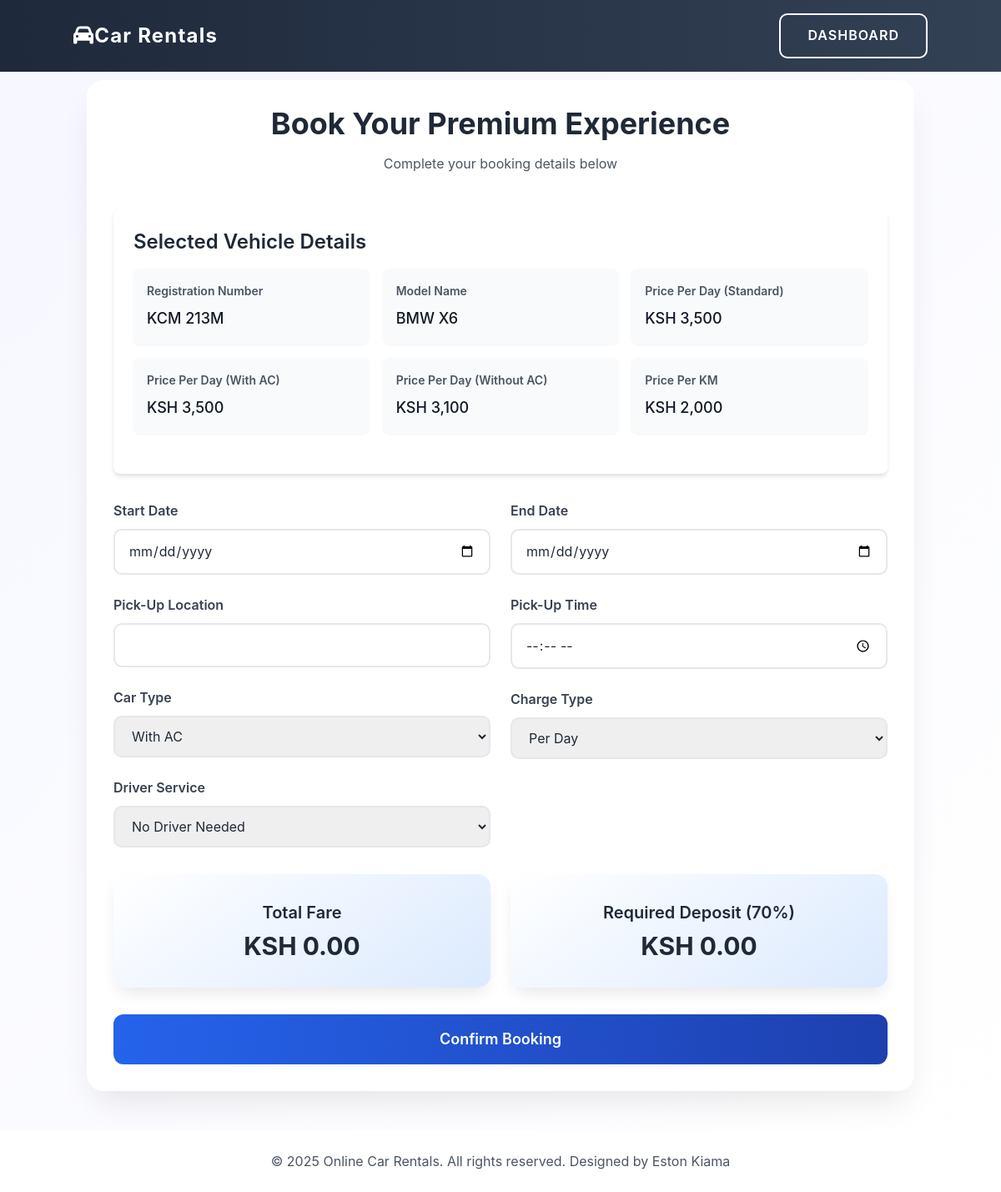
Screenshot of /customer/booking.php?id=2 (signed in) with the database file from the repository.
### tables this page shows
CREATE TABLE `vehicles` (
  `vehicle_id` int(11) NOT NULL,
  `registration_no` varchar(8) NOT NULL,
  `model_name` varchar(100) NOT NULL,
  `description` text NOT NULL,
  `availability_status` enum('Available','Unavailable') NOT NULL,
  `photo` varchar(255) DEFAULT NULL,
  `created_at` timestamp NOT NULL DEFAULT current_timestamp(),
  `price_per_day` decimal(10,2) NOT NULL,
  `ac_price_per_day` decimal(10,2) DEFAULT NULL,
  `non_ac_price_per_day` decimal(10,2) DEFAULT NULL,
  `km_price` decimal(10,2) DEFAULT NULL,
  `discount_percentage` decimal(5,2) DEFAULT 0.00,
  `status_reason` enum('Booked','Under Service') DEFAULT NULL,
  `original_price_per_day` decimal(10,2) DEFAULT NULL,
  `original_ac_price_per_day` decimal(10,2) DEFAULT NULL,
  `original_non_ac_price_per_day` decimal(10,2) DEFAULT NULL,
  `original_km_price` decimal(10,2) DEFAULT NULL
);

### customer/booking.php (the view, shortened to what this page needs)
<?php
require 'include/db_connection.php';
$vehicle_id = $_GET['id'] ?? null;
$registration_no = '';
$model_name = '';
if ($vehicle_id) {
    $sql = "SELECT * FROM vehicles WHERE vehicle_id = ?";
    $stmt = $conn->prepare($sql);
    $stmt->bind_param("i", $vehicle_id);
    $stmt->execute();
    $result = $stmt->get_result();
    if ($result->num_rows > 0) {
        $vehicle = $result->fetch_assoc();
        $registration_no = $vehicle['registration_no'];
        $model_name = $vehicle['model_name'];
    } else {
        echo "Vehicle not found.";
        exit();
    }
} else {
    echo "No vehicle selected.";
    exit();
}
?>
<!DOCTYPE html>
<html lang="en">
<head>
    <link rel="stylesheet" href="https://cdnjs.cloudflare.com/ajax/libs/font-awesome/6.0.0-beta3/css/all.min.css">
    <link href="https://cdnjs.cloudflare.com/ajax/libs/tailwindcss/2.2.19/tailwind.min.css" rel="stylesheet">
    <link rel="stylesheet" href="assets/css/booking.css">
</head>
<body class="bg-gray-50">
    <nav class="navbar fixed w-full top-0 z-50 px-6 py-4">
        <div class="container mx-auto flex justify-between items-center">
            <a href="index.php" class="text-2xl font-bold text-white tracking-wider"><i class="fas fa-car"></i>Car Rentals</a>
           </i> <a href="dashboard.php" class="btn-dashboard">Dashboard</a>
        </div>
    </nav>
    <div class="container mx-auto mt-24 px-4">
        <div class="booking-container">
            <div class="text-center mb-10">
                <h1 class="text-4xl font-bold text-gray-800 mb-4">Book Your Premium Experience</h1>
                <p class="text-gray-600">Complete your booking details below</p>
            </div>
            <div class="bg-white rounded-lg shadow-md p-6 mb-8">
                <h2 class="text-2xl font-semibold mb-4">Selected Vehicle Details</h2>
                <div class="vehicle-details-grid mb-6">
                    <div class="detail-item">
                        <div class="label">Registration Number</div>
                        <div class="value"><?php echo htmlspecialchars($registration_no); ?></div>
                    </div>
                    <div class="detail-item">
                        <div class="label">Model Name</div>
                        <div class="value"><?php echo htmlspecialchars($model_name); ?></div>
                    </div>
                    <div class="detail-item">
                        <div class="label">Price Per Day (Standard)</div>
                        <div class="value">KSH <?php echo number_format($vehicle['price_per_day']); ?></div>
                    </div>
                    <div class="detail-item">
                        <div class="label">Price Per Day (With AC)</div>
                        <div class="value">KSH <?php echo number_format($vehicle['ac_price_per_day']); ?></div>
                    </div>
                    <div class="detail-item">
                        <div class="label">Price Per Day (Without AC)</div>
                        <div class="value">KSH <?php echo number_format($vehicle['non_ac_price_per_day']); ?></div>
                    </div>
                    <div class="detail-item">
                        <div class="label">Price Per KM</div>
                        <div class="value">KSH <?php echo number_format($vehicle['km_price']); ?></div>
                    </div>
                </div>
            </div>
            <form action="" method="POST" onsubmit="return validateAndSubmit()">
                <div class="grid grid-cols-1 md:grid-cols-2 gap-6">
                    <div class="space-y-6">
                        <div class="form-group">
                            <label class="form-label">Start Date</label>
                            <input type="date" class="form-control" name="start_date" id="start_date" required>
                        </div>
                        <div class="form-group">
                            <label class="form-label">Pick-Up Location</label>
                            <input type="text" class="form-control" name="pick_up_location" required>
                        </div>
                        <div class="form-group">
                            <label class="form-label">Car Type</label>
                            <select class="form-control" name="car_type" id="car_type" required>
                                <option value="With AC">With AC</option>
                            </select>
                        </div>
                        <div class="form-group">
                            <label class="form-label">Driver Service</label>
                            <select class="form-control" name="driver_option" id="driver_option">
                                <option value="no">No Driver Needed</option>
                            </select>
                        </div>
                    </div>
                    <div class="space-y-6">
                        <div class="form-group">
                            <label class="form-label">End Date</label>
                            <input type="date" class="form-control" name="end_date" id="end_date" required>
                        </div>
                        <div class="form-group">
                            <label class="form-label">Pick-Up Time</label>
                            <input type="time" class="form-control" name="pick_up_time" required>
                        </div>
                        <div class="form-group">
                            <label class="form-label">Charge Type</label>
                            <select class="form-control" name="charge_type" id="charge_type" required>
                                <option value="per_day">Per Day</option>
                            </select>
                        </div>
                    </div>
                </div>
                <div class="grid grid-cols-1 md:grid-cols-2 gap-6 mt-8">
                    <div class="fare-card">
                        <h3 class="text-xl font-semibold mb-2">Total Fare</h3>
                        <p class="text-3xl font-bold text-primary" id="fare_display">KSH 0.00</p>
                    </div>
                    <div class="fare-card bg-blue-50">
                        <h3 class="text-xl font-semibold mb-2">Required Deposit (70%)</h3>
                        <p class="text-3xl font-bold text-primary" id="deposit_display">KSH 0.00</p>
                    </div>
                </div>
                <button type="submit" class="w-full bg-gradient-to-r from-blue-600 to-blue-800 text-white py-4 px-6 rounded-xl font-semibold text-lg mt-8 hover:shadow-lg transition-all duration-300 transform hover:-translate-y-1">
                    Confirm Booking
                </button>
            </form>
        </div>
    </div>
    <footer class="bg-white py-6 mt-12">
        <div class="container mx-auto text-center text-gray-600">
            <p>&copy; <?php echo date("Y"); ?> Online Car Rentals. All rights reserved. Designed by Eston Kiama</p>
        </div>
    </footer>
</body>
</html>

### customer/assets/css/booking.css (style rules this page uses)
:root { --primary-color: #2563eb; --secondary-color: #1e40af; --accent-color: #dbeafe; --text-color: #1f2937; --light-gray: #f3f4f6; --border-radius: 12px; --gradient-start: #4f46e5; --gradient-end: #2563eb; }
body { background: linear-gradient(135deg, #f6f7ff 0%, #ffffff 100%); font-family: 'Inter', system-ui, -apple-system, sans-serif; color: var(--text-color); line-height: 1.6; min-height: 100vh; }
.navbar { background: linear-gradient(to right, #1e293b, #334155); backdrop-filter: blur(10px); -webkit-backdrop-filter: blur(10px); }
.booking-container { max-width: 1200px; margin: 2rem auto; padding: 2rem; background: white; border-radius: 20px; box-shadow: 0 20px 40px -10px rgba(0, 0, 0, 0.1); }
.form-group { margin-bottom: 1.5rem; }
.form-control { width: 100%; padding: 0.75rem 1rem; border: 2px solid #e5e7eb; border-radius: 10px; transition: all 0.3s ease; font-size: 1rem; }
.form-label { display: block; margin-bottom: 0.5rem; font-weight: 600; color: #374151; }
.btn-dashboard { background: transparent; border: 2px solid white; color: white; padding: 0.75rem 2rem; border-radius: 10px; font-weight: 600; transition: all 0.3s ease; text-transform: uppercase; letter-spacing: 1px; }
.fare-card { background: linear-gradient(145deg, #ffffff, var(--accent-color)); border-radius: 15px; padding: 2rem; text-align: center; box-shadow: 0 10px 20px -5px rgba(0, 0, 0, 0.1); }
.vehicle-details-grid { display: grid; grid-template-columns: repeat(3, 1fr); gap: 1rem; }
.vehicle-details-grid .detail-item { background-color: #f9fafb; border-radius: 0.5rem; padding: 1rem; box-shadow: 0 1px 3px rgba(0, 0, 0, 0.05); transition: all 0.3s ease; }
.detail-item .label { font-weight: 600; color: #4b5563; margin-bottom: 0.5rem; font-size: 0.875rem; }
.detail-item .value { font-weight: 500; color: #111827; font-size: 1.125rem; }

### rows the page displays
vehicles: registration_no "KCM 213M", model_name "BMW X6", price_per_day "3,500", ac_price_per_day "3,500", non_ac_price_per_day "3,100", km_price "2,000"
